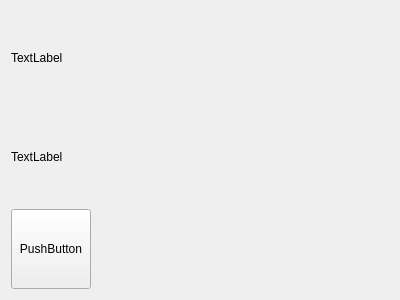
<?xml version="1.0" encoding="UTF-8"?>
<ui version="4.0">
 <class>Widget</class>
 <widget class="QWidget" name="Widget">
  <property name="geometry">
   <rect>
    <x>0</x>
    <y>0</y>
    <width>400</width>
    <height>300</height>
   </rect>
  </property>
  <property name="windowTitle">
   <string>Widget</string>
  </property>
  <layout class="QGridLayout" name="gridLayout">
   <item row="0" column="0">
    <widget class="QLabel" name="label_2">
     <property name="text">
      <string>TextLabel</string>
     </property>
    </widget>
   </item>
   <item row="1" column="0">
    <widget class="QLabel" name="label">
     <property name="text">
      <string>TextLabel</string>
     </property>
    </widget>
   </item>
   <item row="2" column="0">
    <widget class="QPushButton" name="pushButton">
     <property name="minimumSize">
      <size>
       <width>0</width>
       <height>80</height>
      </size>
     </property>
     <property name="text">
      <string>PushButton</string>
     </property>
    </widget>
   </item>
   <item row="2" column="1">
    <spacer name="horizontalSpacer">
     <property name="orientation">
      <enum>Qt::Horizontal</enum>
     </property>
     <property name="sizeHint" stdset="0">
      <size>
       <width>298</width>
       <height>20</height>
      </size>
     </property>
    </spacer>
   </item>
  </layout>
 </widget>
 <layoutdefault spacing="6" margin="11"/>
 <resources/>
 <connections/>
</ui>
